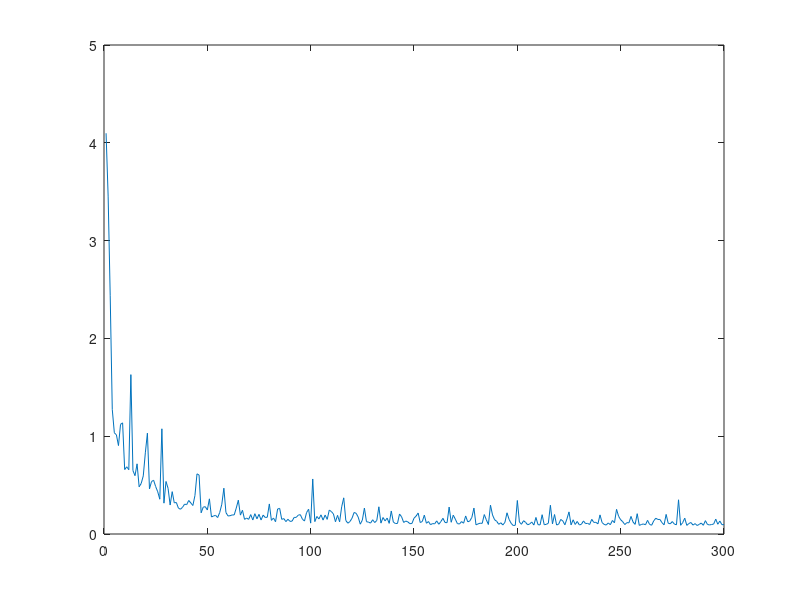
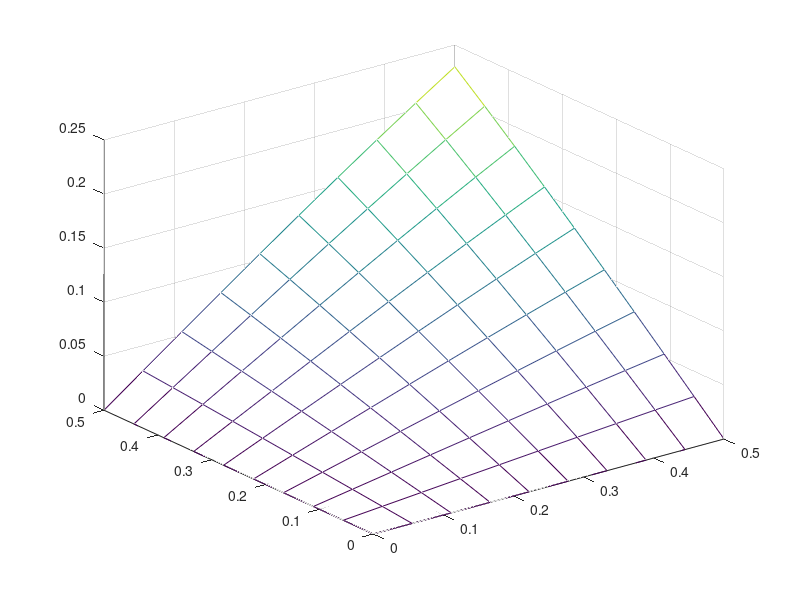
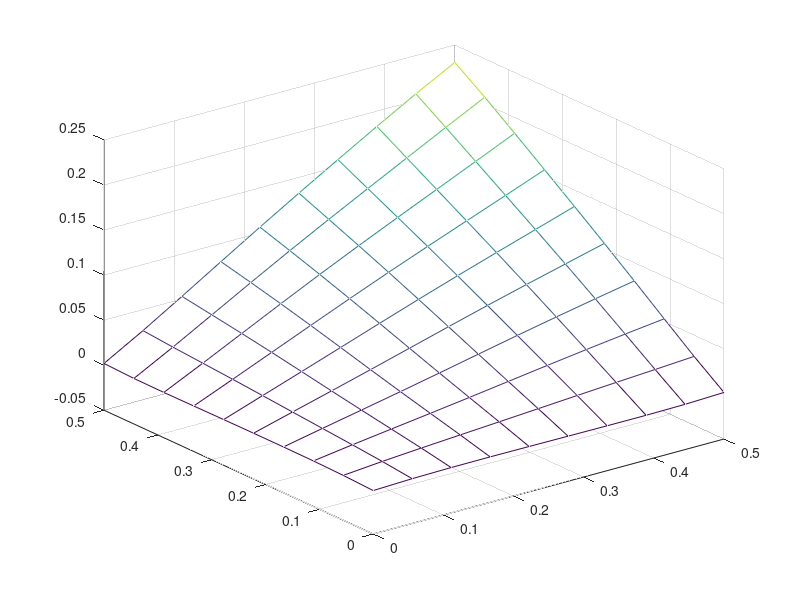

Write MATLAB code to recreate these figures, in order.
function f = b1()
clear,clc,close all 
format compact
% MATLAB neural network back propagation code
% by AliReza KashaniPour & Phil Brierley
% first version 29 March 2006
% 2's edition 14 agust 2007
%
% This code implements the basic backpropagation of
% error learning algorithm. The network has tanh hidden  
% neurons and a linear output neuron.
% and applied for predicting y=sin(2piX1)*sin(2piX2)
%
% adjust the learning rate with the slider
%
% feel free to improve! and notic us
% AliReza.kashaniPour@yahoo.com
% Special thank from Phil
%
%--------------------------------------------------------
%% Initializing
hidden_neurons = 30;
epochs = 700;

% ------- load in the data -------

X1 = linspace(0,0.5,10); %input
X2 = linspace(0,0.5,10); %input

[xx yy] = meshgrid(X1, X2);

Y_train = sin(xx(:)).*sin(yy(:)); %satisfy output

train_inp = [xx(:) yy(:)];   %setting input
train_out = [Y_train]; %seting Out put

% check same number of patterns in each
if size(train_inp,1) ~= size(train_out,1)
    disp('ERROR: data mismatch')
   return 
end    
fake_rand = [ 0.63358600,    0.83480100,    0.23745400,    0.52321100,    0.85529400,    0.49205700,    0.78515400,    0.06630500,    0.10606000,    0.87117500,    0.26862500,    0.56327400,    0.82896800,    0.93081200,    0.28282200,    0.10661300,    0.76146600,    0.00686100,    0.13602700,    0.70438700,    0.23325000,    0.90437700,    0.85558400,    0.88981400,    0.74716000,    0.92519400,    0.20502000,    0.47298900,    0.19015200,    0.30558800,    0.05330500,    0.82373800,    0.14038900,    0.29075900,    0.34694900,    0.99568300,    0.78281600,    0.13210300,    0.06198800,    0.88887600,    0.00327800,    0.33061300,    0.45215000,    0.83224500,    0.26142500,    0.73497200,    0.93885800,    0.02289000,    0.74183400,    0.07488400,    0.72727700,    0.97508300,    0.97926200,    0.58286100,    0.86489700,    0.72642100,    0.50805500,    0.06991800,    0.19941000,    0.69820700,    0.37550600,    0.25271500,    0.52194500,    0.51589500,    0.54347400,    0.86889400,    0.51157800,    0.32629100,    0.00099600,    0.57356600,    0.21516600,    0.00427400,    0.90417900,    0.66731600,    0.83651900,    0.16560300,    0.40228800,    0.77537700,    0.18849400,    0.14412200,    0.85026100,    0.91577100,    0.11920500,    0.82952300,    0.49863200,    0.98410300,    0.55594400,    0.00668700,    0.05402000,    0.75535400,    0.70489400,    0.42952600,    0.00807000,    0.22683900,    0.94542100,    0.55154400,    0.09573300,    0.45699900,    0.87783500,    0.09672900 ];
%standardise the data to mean=0 and standard deviation=1
%inputs
mu_inp = mean(train_inp);
sigma_inp = std(train_inp);
train_inp = (train_inp(:,:) - mu_inp(:,1)) / sigma_inp(:,1);

%outputs
train_out = train_out';
mu_out = mean(train_out);
sigma_out = std(train_out);
train_out = (train_out(:,:) - mu_out(:,1)) / sigma_out(:,1);
train_out = train_out';

%read how many patterns
patterns = size(train_inp,1);

%add a bias as an input
bias = ones(patterns,1);
train_inp = [train_inp bias];

%read how many inputs
inputs = size(train_inp,2);

%---------- data loaded ------------

%--------- add some control buttons ---------
%add button for early stopping
%hstop = uicontrol('Style','PushButton','String','Stop', 'Position', [5 5 70 20],'callback','earlystop = 1;'); 
earlystop = 0;

%add button for resetting weights
%hreset = uicontrol('Style','PushButton','String','Reset Wts', 'Position', get(hstop,'position')+[75 0 0 0],'callback','reset = 1;'); 
reset = 0;

%add slider to adjust the learning rate
hlr = 0.5;%uicontrol('Style','slider','value',.1,'Min',.01,'Max',1,'SliderStep',[0.01 0.1],'Position', get(hreset,'position')+[75 0 100 0]);

% ---------- set weights -----------------
%set initial random weights
who = [-0.0621970,    -0.1586820,    0.01842900,    -0.1575190,    -0.0466730,    0.02448400,    -0.0466390,    -0.1026640,    -0.0037470,    -0.0299300,    0.16246800,    -0.0128280,    0.05209600,    0.02834100,    -0.0627840,    -0.0836810,    -0.1187150,    0.08084200,    -0.1435840,    -0.3172370,    -0.1272740,    -0.1021570,    -0.2515290,    -0.0449630,    -0.1394620,    -0.0513170,    -0.0684680,    -0.1179450,    -0.0573740,    0.03582500 ];
wih = [ -0.0621970,    -0.1586820,    0.01842900,    -0.1575190,    -0.0466730,    0.02448400,    -0.0466390,    -0.1026640,    -0.0037470,    -0.0299300,    0.16246800,    -0.0128280,    0.05209600,    0.02834100,    -0.0627840,    -0.0836810,    -0.1187150,    0.08084200,    -0.1435840,    -0.3172370,    -0.1272740,    -0.1021570,    -0.2515290,    -0.0449630,    -0.1394620,    -0.0513170,    -0.0684680,    -0.1179450,    -0.0573740,    0.03582500 ;
-0.0123090,    -0.1249270,    0.09023100,    0.03059000,    -0.0835230,    0.01725700,    0.07115200,    -0.0453520,    -0.0785110,    0.06508700,    -0.1814280,    -0.0631080,    -0.0970960,    -0.0427730,    0.11732700,    -0.0510240,    -0.0905610,    -0.0815260,    -0.1106960,    -0.2096330,    -0.1488120,    0.02971400,    0.06047000,    -0.1825570,    -0.1471750,    0.10695700,    -0.0341260,    -0.0661900,    0.09181700,    -0.2493640;
0.00679600,    -0.0514150,    0.00156000,    -0.1697540,    0.06167500,    0.00573300,    -0.1935720,    -0.0614030,    0.04410100,    -0.0718840,    -0.0917900,    -0.1548330,    -0.0634850,    -0.1600940,    0.02461100,    -0.0582440,    -0.0404150,    -0.0566740,    -0.0481160,    0.06417400,    -0.0657850,    0.08276900,    0.06021600,    -0.0049430,    -0.0367390,    -0.0440990,    -0.0373080,    -0.2352440,    0.04906000,    -0.0726160
];
weight_input_hidden = (randn(inputs,hidden_neurons) - 0.5)/10;
weight_hidden_output = (randn(1,hidden_neurons) - 0.5)/10;

 % weight_input_hidden = (wih - 0.5)/10;
  %weight_hidden_output = (who - 0.5)/10;

%% Learining
epochs = 300;
%do a number of epochs
for iter = 1:epochs 
    
    %get the learning rate from the slider
    alr = hlr;
    blr = alr / 10;
    
    
    %loop through the patterns, selecting randomly
    for j = 1:patterns
        
        %select a random pattern
        patnum = round((rand * patterns) + 0.5);
        if patnum > patterns
            patnum = patterns;
        elseif patnum < 1
            patnum = 1;    
        end
	%set the current pattern
        this_pat = train_inp(patnum,:);
        act = train_out(patnum,1);
        
        %calculate the current error for this pattern
        
        xx = this_pat*weight_input_hidden;
        hval = (tanh(xx))';
        pred = hval'*weight_hidden_output';
        
        error = pred - act;

        % adjust weight hidden - output
        delta_HO = error.*blr .*hval;
        weight_hidden_output = weight_hidden_output - delta_HO';

        % adjust the weights input - hidden
       % a = alr.*error.*weight_hidden_output';
     %   m1 = (1-(hval.^2));
      %  m2 = a * m1;
       % m3 = m2 * this_pat;
        delta_IH= alr.*error.*weight_hidden_output'.*(1-(hval.^2))*this_pat;
        weight_input_hidden = weight_input_hidden - delta_IH';
        
    end
    % -- another epoch finished
    
    %plot overall network error at end of each epoch
    train_inp;
    weight_input_hidden;
    p0 = train_inp*weight_input_hidden;
    p1 = tanh(p0);
    pred = weight_hidden_output*p1';
    %train_out
    
    error = pred' - train_out;
    err(iter) =  (sum(error.^2))^0.5;
       
       figure(1)
    plot(err)
    %reset weights if requested
%      if reset
%          weight_input_hidden = (randn(inputs,hidden_neurons) - 0.5)/10;
%          weight_hidden_output = (randn(1,hidden_neurons) - 0.5)/10;
%          fprintf('weights reaset after %d epochs\n',iter);
%          reset = 0;
%      end
%      
%      %stop if requested
%      if earlystop
%          fprintf('stopped at epoch: %d\n',iter); 
%          break 
%      end 
%  
%      %stop if error is small
%      if err(iter) < 0.001
%          fprintf('converged at epoch: %d\n',iter);
%          break 
%      end
       
end
   % weight_input_hidden
   % weight_hidden_output
err

%% Testing
X3 = linspace(0.2,0.8,10)';
X4 = linspace(0.2,0.8,10)';

[xx1 yy1] = meshgrid(X3, X4);

train_test = [xx1(:) yy1(:)];

mu_test = mean(train_test);
sigma_test = std(train_test);
train_test = (train_test(:,:) - mu_test(:,1)) / sigma_test(:,1);
train_test = [train_test bias];

pred = weight_hidden_output*tanh(train_test*weight_input_hidden)';

%a = (pred' - Y_train)

% Finish
% fprintf('state after %d epochs\n',iter);
  a = (train_out* sigma_out(:,1)) + mu_out(:,1);
  b = (pred'* sigma_out(:,1)) + mu_out(:,1);
  act_pred_err = [a b b-a]  %display actual,predicted & error
  figure
mesh(X1,X2,vec2mat(a,10))
figure
mesh(X1,X2,vec2mat(b,10))
%  
%  figure
%  plot(X3,act_pred_err((1:(size(train_inp,1)/2)),2));
%  plot3(X3,X4,act_pred_err((1:(size(train_inp,1)/2)),2),'color','red','linewidth',2)
%  grid on
%  title(' Approximatly result (using Neural Networks');
%  figure
%  plot3(X1,X2,Y_train, 'color','green','linewidth',2)
%  plot(X1,Y_train)
%  grid on,title(' Sin(2*pi.*X1)*Sin(2*pi.*X2) Y = Orginal result');
end
